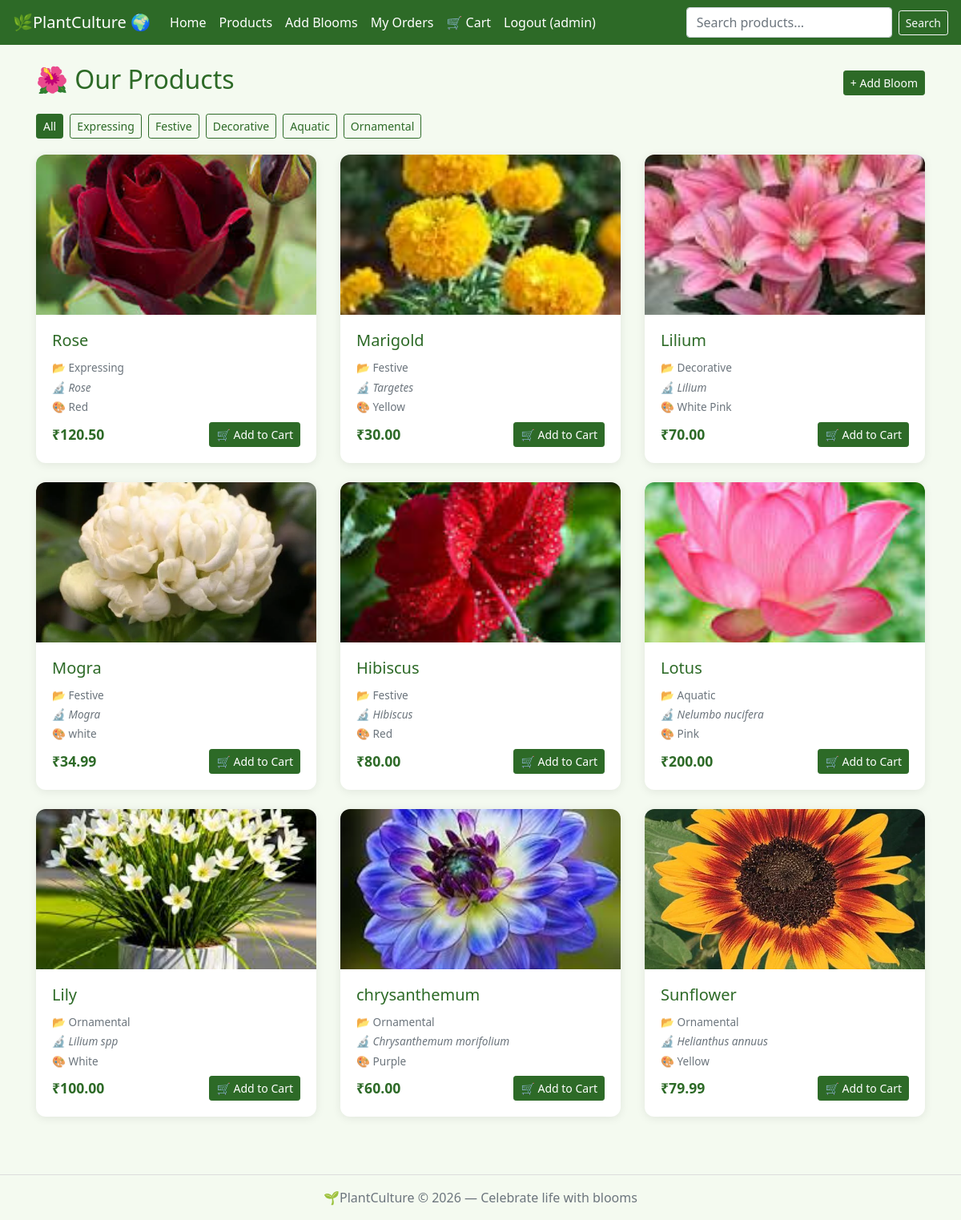
The page /products/ (signed in) on the database its author committed.
### main/models.py (models this page shows, shortened)
class Product(models.Model):
    name = models.CharField(max_length=100)
    category = models.CharField(max_length=50)
    scientific_name = models.CharField(max_length=100)
    color = models.CharField(max_length=50)
    price = models.DecimalField(max_digits=6, decimal_places=2)
    image = models.ImageField(upload_to='product_images/', blank=True, null=True)

### main/views.py (the view)
# urls.py: path('products/', views.products, name='products'),
@login_required(login_url='/login/')
def products(request):
    category = request.GET.get('category', '')
    search = request.GET.get('search', '')
    items = Product.objects.all()
    if category:
        items = items.filter(category=category)
    if search:
        items = items.filter(name__icontains=search)
    categories = Product.objects.values_list('category', flat=True).distinct()
    return render(request, 'products.html', {
        'items': items,
        'categories': categories,
        'selected_category': category,
        'search': search,
    })

### main/context_processors.py (called while the page is built)
def cart_count(request):
    if request.user.is_authenticated:
        count = Cart.objects.filter(user=request.user).values_list('quantity', flat=True)
        return {'cart_count': sum(count)}
    return {'cart_count': 0}

### main/templates/products.html
{% extends 'base.html' %}
{% block content %}
<div class="d-flex justify-content-between align-items-center mb-3">
  <h2 style="color:#2d6a27;">🌺 Our Products</h2>
  <a href="{% url 'add_product' %}" class="btn btn-success btn-sm">+ Add Bloom</a>
</div>
{% if categories %}
<div class="mb-3">
  <a href="{% url 'products' %}" class="btn btn-sm {% if not selected_category %}btn-success{% else %}btn-outline-success{% endif %} mr-1 mb-1">All</a>
  {% for cat in categories %}
  <a href="{% url 'products' %}?category={{ cat }}" class="btn btn-sm {% if selected_category == cat %}btn-success{% else %}btn-outline-success{% endif %} mr-1 mb-1">{{ cat }}</a>
  {% endfor %}
</div>
{% endif %}
{% if items %}
<div class="row">
  {% for item in items %}
  <div class="col-md-4 mb-4">
    <div class="card h-100">
      {% if item.image %}
        <img src="{{ item.image.url }}" class="card-img-top" alt="{{ item.name }}" style="height:200px;object-fit:cover;border-radius:12px 12px 0 0;">
      {% else %}
        <div class="d-flex align-items-center justify-content-center bg-light" style="height:200px;border-radius:12px 12px 0 0;font-size:4rem;">🌸</div>
      {% endif %}
      <div class="card-body d-flex flex-column">
        <h5 class="card-title" style="color:#2d6a27;">{{ item.name }}</h5>
        <p class="text-muted mb-1" style="font-size:.85rem;">📂 {{ item.category }}</p>
        <p class="text-muted mb-1" style="font-size:.85rem;font-style:italic;">🔬 {{ item.scientific_name }}</p>
        <p class="text-muted mb-2" style="font-size:.85rem;">🎨 {{ item.color }}</p>
        <div class="d-flex justify-content-between align-items-center mt-auto">
          <span class="font-weight-bold" style="font-size:1.1rem;color:#2d6a27;">₹{{ item.price }}</span>
          <a href="{% url 'add_to_cart' item.id %}" class="btn btn-success btn-sm">🛒 Add to Cart</a>
        </div>
      </div>
    </div>
  </div>
  {% endfor %}
</div>
{% else %}
<div class="text-center py-5 text-muted">
  <div style="font-size:3rem;">🪴</div>
  <p class="mt-2">No products found.</p>
</div>
{% endif %}
{% endblock %}

### main/templates/base.html (shortened to what this page needs)
<!DOCTYPE html>
<html lang="en">
<head>
  <link rel="stylesheet" href="https://stackpath.bootstrapcdn.com/bootstrap/4.5.2/css/bootstrap.min.css">
</head>
<body>
<nav class="navbar navbar-expand-lg navbar-dark">
  <a class="navbar-brand" href="{% url 'home' %}">🌿PlantCulture 🌍</a>
  <div class="collapse navbar-collapse" id="navMenu">
    <ul class="navbar-nav mr-auto">
      <li class="nav-item"><a class="nav-link" href="{% url 'home' %}">Home</a></li>
      {% if user.is_authenticated %}
        <li class="nav-item"><a class="nav-link" href="{% url 'products' %}">Products</a></li>
        <li class="nav-item"><a class="nav-link" href="{% url 'add_product' %}">Add Blooms</a></li>
        <li class="nav-item"><a class="nav-link" href="{% url 'my_orders' %}">My Orders</a></li>
        <li class="nav-item">
          <a class="nav-link" href="{% url 'cart' %}">
            🛒 Cart
          </a>
        </li>
        <li class="nav-item"><a class="nav-link" href="{% url 'logout' %}">Logout ({{ user.username }})</a></li>
      {% else %}
        <li class="nav-item"><a class="nav-link" href="{% url 'login' %}">Login</a></li>
        <li class="nav-item"><a class="nav-link" href="{% url 'register' %}">Register</a></li>
      {% endif %}
    </ul>
    {% if user.is_authenticated %}
    <form class="form-inline" method="GET" action="{% url 'products' %}">
      <input class="form-control mr-2" type="text" name="search" placeholder="Search products..." value="{{ request.GET.search|default:'' }}">
      <button class="btn btn-outline-light btn-sm" type="submit">Search</button>
    </form>
    {% endif %}
  </div>
</nav>
<div class="container mt-4 mb-5">
  {% block content %}{% endblock %}
</div>
<footer class="text-center py-3 text-muted" style="border-top:1px solid #ddd;">
  🌱PlantCulture &copy; 2026 — Celebrate life with blooms
</footer>
</body>
</html>

### main/templates/base.html (style rules this page uses)
body { background: #f4faf0; font-family: 'Segoe UI', sans-serif; }
.navbar { background: #2d6a27 !important; }
.navbar-brand, .nav-link { color: #fff !important; font-weight: 500; }
.btn-success { background-color: #2d6a27 !important; border-color: #2d6a27 !important; }
.btn-outline-success { color: #2d6a27 !important; border-color: #2d6a27 !important; }
.card { border: none; border-radius: 12px; box-shadow: 0 2px 12px rgba(0,0,0,.08); }

### rows shown on the page
Product: image (picture), name "Rose", category "Expressing", scientific_name "Rose", color "Red", price "120.50"
Product: image (picture), name "Marigold", category "Festive", scientific_name "Targetes", color "Yellow", price "30.00"
Product: image (picture), name "Lilium", category "Decorative", scientific_name "Lilium", color "White Pink", price "70.00"
Product: image (picture), name "Mogra", category "Festive", scientific_name "Mogra", color "white", price "34.99"
Product: image (picture), name "Hibiscus", category "Festive", scientific_name "Hibiscus", color "Red", price "80.00"
Product: image (picture), name "Lotus", category "Aquatic", scientific_name "Nelumbo nucifera", color "Pink", price "200.00"
Product: image (picture), name "Lily", category "Ornamental", scientific_name "Lilium spp", color "White", price "100.00"
Product: image (picture), name "chrysanthemum", category "Ornamental", scientific_name "Chrysanthemum morifolium", color "Purple", price "60.00"
Product: image (picture), name "Sunflower", category "Ornamental", scientific_name "Helianthus annuus", color "Yellow", price "79.99"

### other values the page prints
{{ user.username }} "admin"
{{ cat }} "Expressing" "Festive" "Decorative" "Aquatic" "Ornamental"
